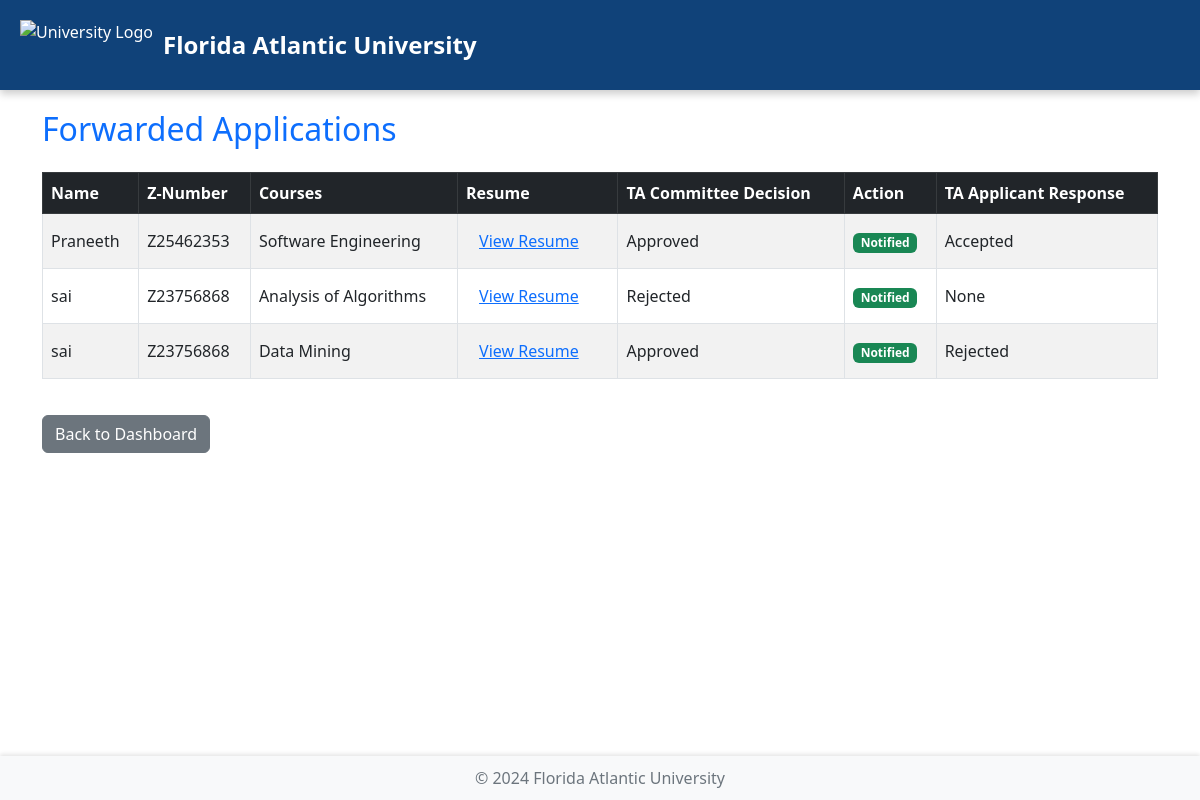
Page /department_staff/forwarded-applications/ (signed in) on the committed database.
### accounts/models.py (models this page shows, shortened)
class Application(models.Model):
    user = models.ForeignKey(User, on_delete=models.CASCADE, related_name="applications")
    full_name = models.CharField(max_length=255, default='')
    z_number=models.CharField(max_length=255,default='')
    previous_experience = models.CharField(max_length=255,default='')
    courses = models.ManyToManyField(Course)
    resume = models.FileField(upload_to='resumes/', blank=True, null=True)  # New field for resume
    submission_date = models.DateTimeField(auto_now_add=True)
    status = models.CharField(
        max_length=20,
        choices=(
            ('under_review', 'Under Review'),
            ('approved', 'Approved'),
            ('rejected', 'Rejected'),
        ),
        default='under_review',
    )
    status_notified = models.BooleanField(default=False)  # Field to track notification status
    recommended_to_ta_committee = models.BooleanField(default=False)
    ta_committee_status = models.CharField(
        max_length=20,
        choices=(
            ('pending', 'Pending'),
            ('approved', 'Approved'),
            ('rejected', 'Rejected'),
        ),
        default='pending',
    )
    ta_applicant_response = models.CharField(
        max_length=20,
        choices=(
            ('accepted', 'Accepted'),
            ('rejected', 'Rejected'),
        ),
        blank=True,
        null=True
    )

class Course(models.Model):
    name = models.CharField(max_length=255)
    description = models.TextField()  # Add description field
    instructor = models.ForeignKey(
            User,
            on_delete=models.CASCADE,
            limit_choices_to={'role': 'instructor'},
            related_name='courses',null=True,default=1
        )

### accounts/views.py (the view)
# urls.py: path('department_staff/forwarded-applications/', views.department_staff_forwarded_applications, name='department_staff_forwarded_applications'),
def department_staff_forwarded_applications(request):
    if request.user.role != 'department_staff':
        return redirect('home')
    applications = Application.objects.filter(recommended_to_ta_committee=True).select_related('user')
    return render(request, 'accounts/department_staff_forwarded_applications.html', {'applications': applications})

### accounts/templates/accounts/department_staff_forwarded_applications.html (shortened to what this page needs)
<!DOCTYPE html>
<html lang="en">
  <head>
    <link
      href="https://cdn.jsdelivr.net/npm/bootstrap@5.3.0-alpha1/dist/css/bootstrap.min.css"
      rel="stylesheet"
    />
  </head>
  <body>
    <header>
      <img
        src="https://banner2.cleanpng.com/20180623/srq/kisspng-florida-atlantic-university-florida-atlantic-owls-5b2df357a81f04.2104944515297380716886.jpg"
        alt="University Logo"
      />
      <div class="university-title">Florida Atlantic University</div>
    </header>
    <div class="container">
      <h2 class="text-primary mb-4">Forwarded Applications</h2>
      <table class="table table-bordered table-striped">
        <thead class="table-dark">
          <tr>
            <th>Name</th>
            <th>Z-Number</th>
            <th>Courses</th>
            <th>Resume</th>
            <th>TA Committee Decision</th>
            <th>Action</th>
            <th>TA Applicant Response</th>
          </tr>
        </thead>
        <tbody>
          {% for application in applications %}
          <tr>
            <td>{{ application.full_name }}</td>
            <td>{{ application.z_number }}</td>
            <td>
              {% for course in application.courses.all %} {{ course.name }}<br />
              {% endfor %}
            </td>
            <td>
              {% if application.resume %}
              <a
                href="{{ application.resume.url }}"
                target="_blank"
                class="btn btn-link"
                >View Resume</a
              >
              {% else %}
              <span class="text-muted">No Resume Available</span>
              {% endif %}
            </td>
            <td>{{ application.get_ta_committee_status_display }}</td>
            <td>
              {% if application.status_notified %}
              <span class="badge bg-success">Notified</span>
              {% endif %}
            </td>
            <td>{{ application.get_ta_applicant_response_display }}</td>
          </tr>
          {% endfor %}
        </tbody>
      </table>
      <a
        href="{% url 'department_staff_dashboard' %}"
        class="btn btn-secondary btn-back"
      >
        Back to Dashboard
      </a>
    </div>
    <footer><p>© 2024 Florida Atlantic University</p></footer>
  </body>
</html>

### accounts/templates/accounts/department_staff_forwarded_applications.html (style rules this page uses)
body { display: flex; flex-direction: column; min-height: 100vh; margin: 0; }
header { display: flex; align-items: center; background-color: #104279; color: white; padding: 20px; box-shadow: 0 4px 8px rgba(0, 0, 0, 0.2); }
header img { height: 50px; margin-right: 10px; }
header .university-title { font-size: 24px; font-weight: bold; }
.container { margin-top: 20px; }
.table th, .table td { vertical-align: middle; }
.btn-back { margin-top: 20px; }
footer { background-color: #f8f9fa; text-align: center; padding: 10px; margin-top: auto; box-shadow: 0 -2px 4px rgba(0, 0, 0, 0.1); }
footer p { margin: 0; color: #6c757d; }

### rows in the picture
Application: full_name "Praneeth", z_number "Z25462353", ta_committee_status "Approved", status_notified "Notified", ta_applicant_response "Accepted"
Course: name "Software Engineering"
Application: full_name "sai", z_number "Z23756868", ta_committee_status "Rejected", status_notified "Notified", ta_applicant_response "None"
Course: name "Analysis of Algorithms"
Application: full_name "sai", z_number "Z23756868", ta_committee_status "Approved", status_notified "Notified", ta_applicant_response "Rejected"
Course: name "Data Mining"
